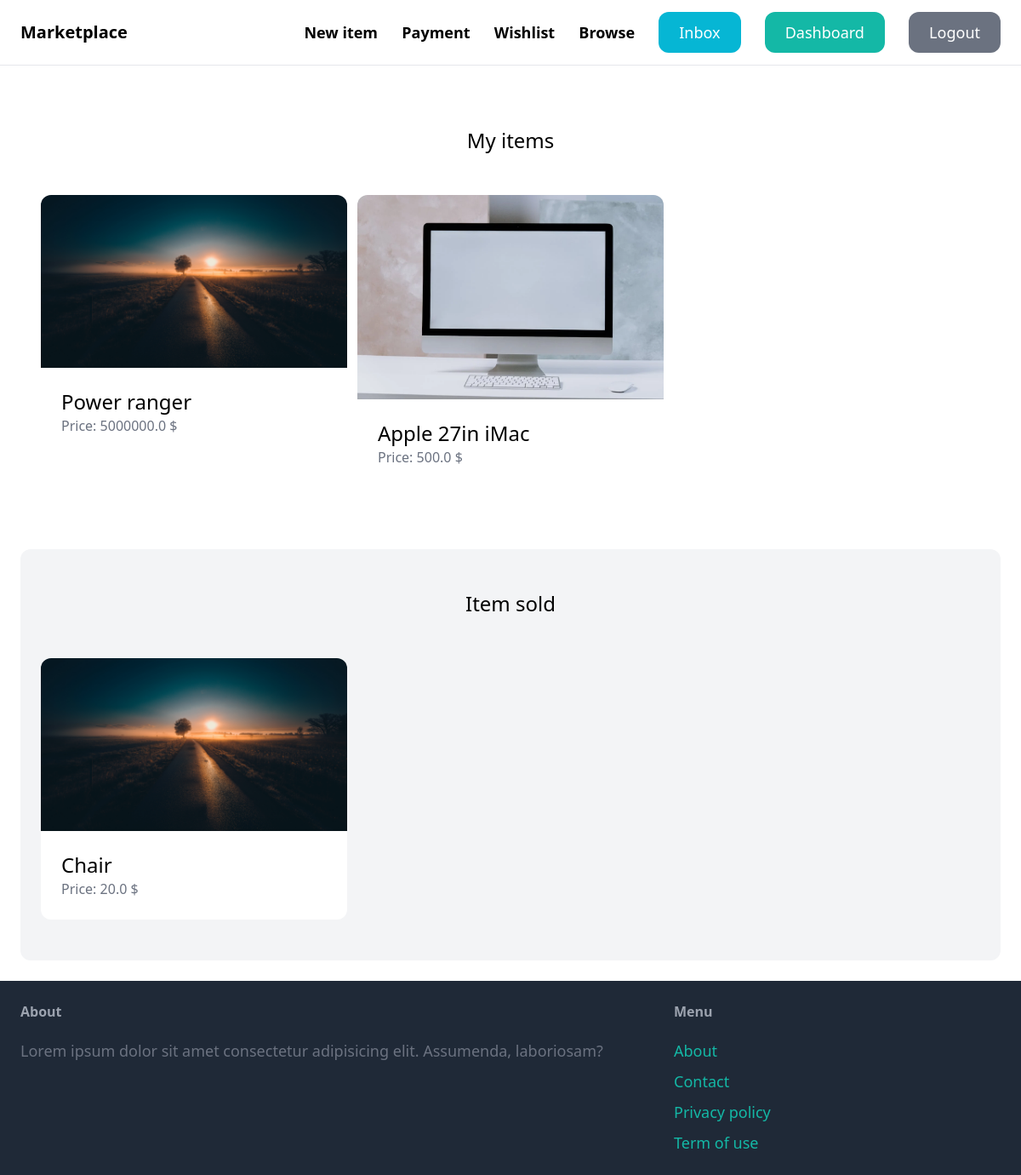
The page /dashboard/ (signed in) on the database as committed earlier.
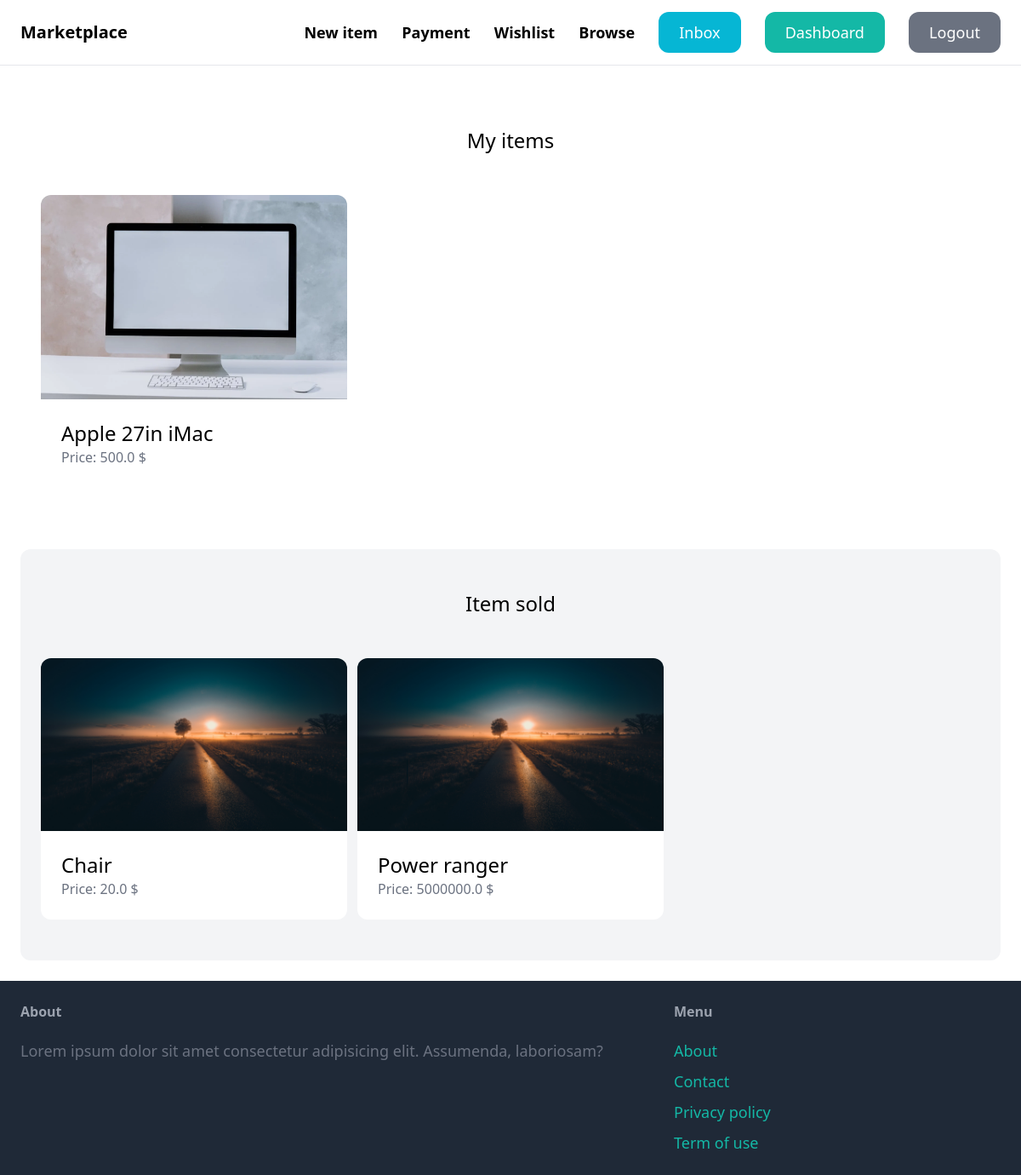
The same page on the database as committed later.
### item/models.py (models this page shows, shortened)
class Item(models.Model):
    name = models.CharField(max_length=255)
    category = models.ForeignKey(Category, related_name='items', on_delete=models.CASCADE)
    description = models.TextField(blank=True, null=True)
    price = models.FloatField()
    image = models.ImageField(upload_to='item_images', blank=True, null=True)
    is_sold = models.BooleanField(default=False)
    created_by = models.ForeignKey(User, related_name= 'items', on_delete= models.CASCADE)
    created_at = models.DateTimeField(auto_now_add=True)

### dashboard/views.py (the view)
# urls.py: path('', views.index, name= 'index'),
@login_required
def index(request):
    new_items = Item.objects.filter(created_by = request.user).filter(is_sold = False)
    sold_items = Item.objects.filter(created_by = request.user).filter(is_sold = True)
    return render(request, 'dashboard/index.html', context={
        'new_items': new_items,
        'sold_items': sold_items,
    })

### dashboard/templates/dashboard/index.html (shortened to what this page needs)
{% extends "core/base.html" %}
{% block content %}
    <div class="px-6 py-12">
        <h2 class="mb-12 text-2xl text-center">My items</h2>
        <div class="grid grid-cols-3 gap-3">
            {% for item in new_items %}
                <div class="">
                    <a href="{% url 'item:detail' item.id %}">
                        <div class="">
                            <img src="{{item.image.url}}" alt="" class="rounded-t-xl">
                        </div>
                        <div class="p-6 bg-white rounded-b-xl">
                            <h2 class="text-2xl">{{item.name}}</h2>
                            <p class="text-gray-500">Price: {{item.price}} $</p>
                        </div>
                    </a>
                </div>
            {% endfor %}
        </div>
    </div>
    <div class="mt-6 px-6 py-12 bg-gray-100 rounded-xl">
        <h2 class="mb-12 text-2xl text-center">Item sold</h2>
        <div class="grid grid-cols-3 gap-3">
            {% for item in sold_items %}
                <div class="">
                    <a href="{% url 'item:detail' item.id %}">
                        <div class="">
                            <img src="{{item.image.url}}" alt="" class="rounded-t-xl">
                        </div>
                        <div class="p-6 bg-white rounded-b-xl">
                            <h2 class="text-2xl">{{item.name}}</h2>
                            <p class="text-gray-500">Price: {{item.price}} $</p>
                        </div>
                    </a>
                </div>
            {% endfor %}
        </div>
    </div>
{% endblock content %}

Rows that differ between the two databases and show on the page:
changed Item "Power ranger": moves from the list under "My items" to the list under "Item sold"
